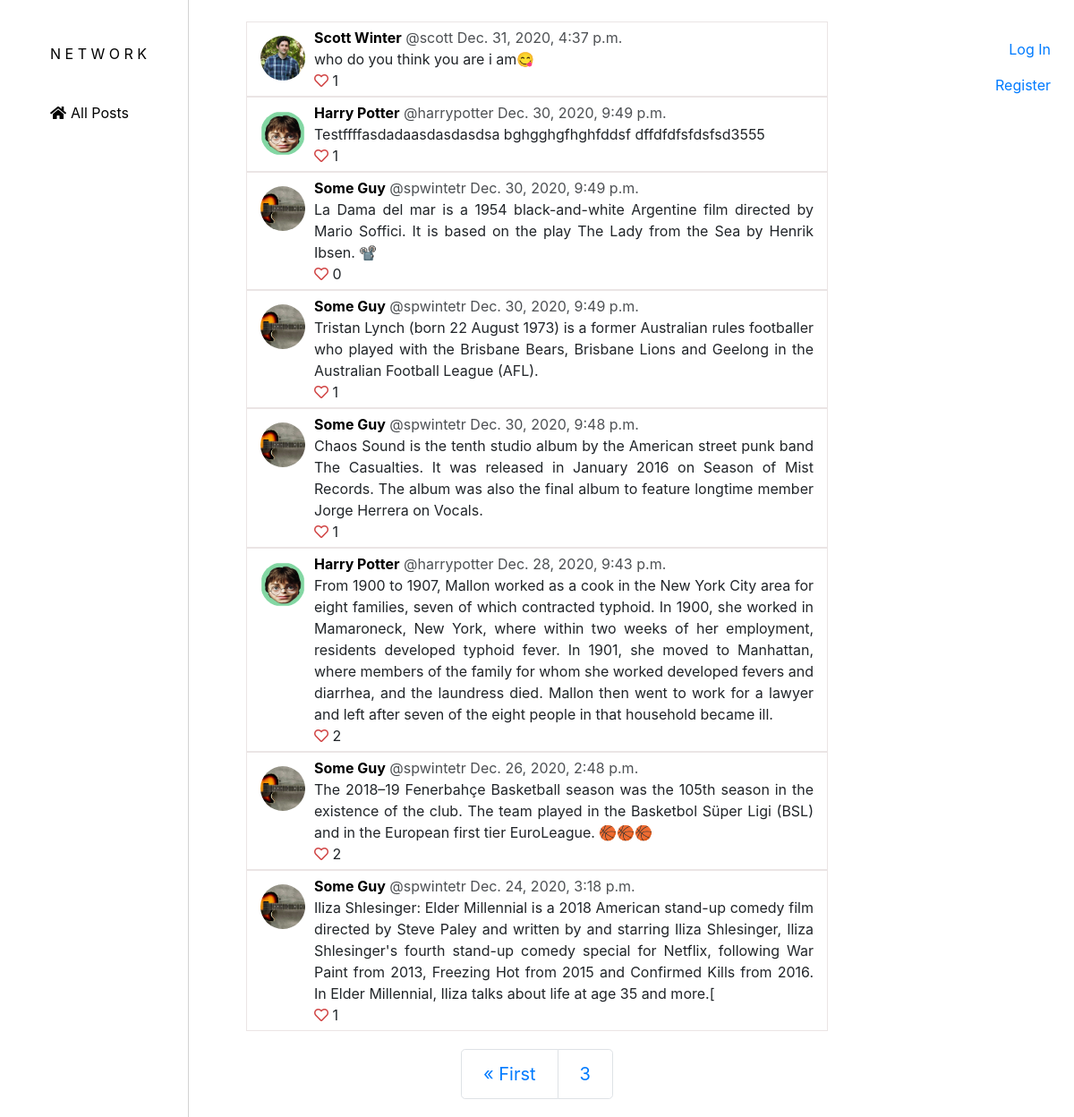
/?page=3, run on the app's committed database.
### network/models.py (models this page shows, shortened)
class Post(models.Model):
    user = models.ForeignKey(User, on_delete=models.CASCADE, related_name="post_user", default=1)
    content = models.TextField(max_length=450)
    likes = models.ManyToManyField(User, blank=True)
    timestamp = models.DateTimeField(auto_now_add=True)

class User(AbstractUser):
    pass

### network/views.py (the view)
# urls.py: path("", views.index, name="index"),
def index(request):
    posts = Post.objects.order_by('-timestamp').all()
    user_profiles = UserProfile.objects.all()
    user_profile_dict = profile_pictures(user_profiles)
    page_obj = paginate(posts, 10, request)
    return render(request, "network/index.html", {
        "posts": posts,
        "user_profile_dict": user_profile_dict,
        'page_obj': page_obj
    })

### network/views.py (called while the page is built)
def profile_pictures(profile_list):
    user_profile_dict = {}
    for profile in profile_list:
        user = profile.user.username
        profile_picture = profile.profile_picture.url
        user_profile_dict.update({user: profile_picture})
    return user_profile_dict

def paginate(posts_list, total_posts, request):
    paginator = Paginator(posts_list, total_posts)
    page_number = request.GET.get('page')
    page_obj = paginator.get_page(page_number)
    return page_obj

### network/templates/network/index.html (shortened to what this page needs)
{% extends "network/layout.html" %}
{% load static %}
{% block body %}
    {% if request.user.is_authenticated %}
    <div class="new-post-outer">
        <div class="new-post-inner">
            <form action="{% url 'new_post' %}" class="new-post" method="POST">
                {% csrf_token %}
                <textarea name="content" placeholder="What's happening?" required></textarea>
                <input type="submit" value="Post">
            </form>
        </div>
    </div>
    {% else %}
        <p class="sign-in-prompt"><a href="{% url 'login' %}">Sign in</a> to post.</p>
    {% endif %}
    {% for post in page_obj %}
        <div class="post-outer">
            <div class="post-inner" id="post-inner-{{post.id}}">
                {% for key, value in user_profile_dict.items %}
                    {% if post.user.username == key %}
                    <div class="post-pic" id="post-pic-{{post.id}}">
                        <img src="{{ value }}">
                    </div>
                    {% endif %}
                {% endfor %}
                <div class="post-second-section">
                    <div class="post-top" id="post-top-{{post.id}}">
                        <a id="name-{{post.id}}" class="name" href="{% url 'profile' post.user.id %}">{{post.user.first_name}} {{post.user.last_name}}</a>
                        <p class="username">@{{post.user}}</p>
                        <p data-id="timestamp-{{post.id}}" id="timestamp">{{post.timestamp}}</p>
                    </div>
                    <div class="post-middle">
                        <p id="content-{{post.id}}" name="content">{{post.content}}</p>
                    </div>
                    <div class="post-bottom">
                        {% if not request.user.is_authenticated %}
                            <i data-id="{{post.id}}" id="like-button" class="far fa-heart"></i>
                        {% else %}
                            <i data-id="{{post.id}}" id="like-button"></i>
                        {% endif %}
                        <p class="likes-count" id="likes-count-{{post.id}}">{{post.likes.count}}</p>
                    </div>
                </div>
            </div>
        </div>
    {% endfor %}
    {% if page_obj|length < 10 and page_obj.number == 1 %}
    {% else %}
    <nav aria-label="..." class="pagination">
        <ul class="pagination pagination-lg">
        {% if page_obj.has_previous %}
            <li class="page-item">
                <a class="page-link" href="?page=1">&laquo; First</a>
            </li>
        {% endif %}
          <li class="page-item">
            <a class="page-link" href="?page={{ page_obj.page_number }}" tabindex="-1">{{ page_obj.number }}</a>
          </li>
        </ul>
    </nav>
    {% endif %}
{% endblock %}

### network/static/network/styles.css (style rules this page uses)
.follow-title, .sign-in-prompt { text-align: center; }
.pagination { text-align: center; margin:0 auto; margin-top: 10px; margin-bottom: 10px; }
.post-outer { text-align: center; margin:0 auto; border: 1px solid rgb(235, 229, 229); width: 650px; }
.post-inner { text-align: justify; display: flex; padding: 5px; }
.post-pic { float: left; padding: 10px; }
.post-pic img { height: 50px; width: 50px; border-radius: 50%; object-fit: cover; }
.post-top p { text-align: left; }
.name { font-weight: bold; color: black; }
.username { opacity: .8; }
#timestamp { opacity: .8; }
.post-middle { margin-right: 10px; }
.post-middle p { margin-top: 10px; margin-bottom: 10px; overflow-wrap: break-word; }
.post-bottom i, p { display:inline; }
#like-button { color: rgb(209, 69, 69); cursor: pointer; }

### data on the page
Post: user.first_name "Scott", user.last_name "Winter", user "scott", timestamp "Dec. 31, 2020, 4:37 p.m.", content "who do you think you are i am😋", likes.count "1"
Post: user.first_name "Harry", user.last_name "Potter", user "harrypotter", timestamp "Dec. 30, 2020, 9:49 p.m.", content "Testffffasdadaasdasdasdsa bghgghgfhghfddsf dffdfdfsfdsfsd3555", likes.count "1"
Post: user.first_name "Some", user.last_name "Guy", user "spwintetr", timestamp "Dec. 30, 2020, 9:49 p.m.", content "La Dama del mar is a 1954 black-and-white Argentine film directed by Mario Soffici. It is based on the play The Lady from the Sea by Henrik Ibsen. 📽️", likes.count "0"
Post: user.first_name "Some", user.last_name "Guy", user "spwintetr", timestamp "Dec. 30, 2020, 9:49 p.m.", content "Tristan Lynch (born 22 August 1973) is a former Australian rules footballer who played with the Brisbane Bears, Brisbane Lions and Geelong in the Australian Football League (AFL).", likes.count "1"
Post: user.first_name "Some", user.last_name "Guy", user "spwintetr", timestamp "Dec. 30, 2020, 9:48 p.m.", content "Chaos Sound is the tenth studio album by the American street punk band The Casualties. It was released in January 2016 on Season of Mist Records. The album was also the final album to feature longtime member Jorge Herrera on Vocals.", likes.count "1"
Post: user.first_name "Harry", user.last_name "Potter", user "harrypotter", timestamp "Dec. 28, 2020, 9:43 p.m.", content "From 1900 to 1907, Mallon worked as a cook in the New York City area for eight families, seven of which contracted typhoid. In 1900, she worked in Mamaroneck, New York, where within two weeks of her employment, residents developed typhoid fever. In 1901, she moved to Manhattan, where members of the family for whom she worked developed fevers and diarrhea, and the laundress died. Mallon then went to work for a lawyer and left after seven of the eight people in that household became ill.", likes.count "2"
Post: user.first_name "Some", user.last_name "Guy", user "spwintetr", timestamp "Dec. 26, 2020, 2:48 p.m.", content "The 2018–19 Fenerbahçe Basketball season was the 105th season in the existence of the club. The team played in the Basketbol Süper Ligi (BSL) and in the European first tier EuroLeague. 🏀🏀🏀", likes.count "2"
Post: user.first_name "Some", user.last_name "Guy", user "spwintetr", timestamp "Dec. 24, 2020, 3:18 p.m.", content "Iliza Shlesinger: Elder Millennial is a 2018 American stand-up comedy film directed by Steve Paley and written by and starring Iliza Shlesinger, Iliza Shlesinger's fourth stand-up comedy special for Netflix, following War Paint from 2013, Freezing Hot from 2015 and Confirmed Kills from 2016. In Elder Millennial, Iliza talks about life at age 35 and more.[", likes.count "1"

### other printed values
{{ page_obj.number }} "3"
